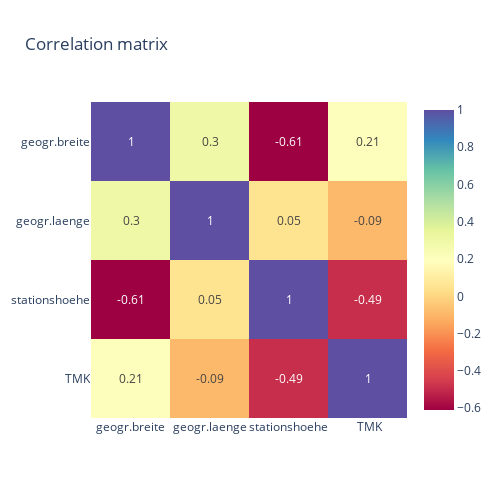

Notebook source saved alongside this figure:
### Code cell
corr_columns = ["geogr.breite", "geogr.laenge", "stationshoehe", " TMK"]
corr_data = data[corr_columns]
corr_data.corr()
corr = round(corr_data.corr(),2)

fig2 = px.imshow(corr,
                x=corr.columns,
                y=corr.columns,
                color_continuous_scale='Spectral',
                title='Correlation matrix',
                text_auto='True',
                width=500,
                height=500)
fig2.show()

### Figure 1 — Plotly figure (JSON) as saved in the notebook; plotly's stock layout.template omitted (floating-point values rounded to 4 significant figures)
{"data": [{"coloraxis": "coloraxis", "hovertemplate": "x: %{x}<br>y: %{y}<br>color: %{z}<extra></extra>", "name": "0", "texttemplate": "%{z:True}", "type": "heatmap", "x": ["geogr.breite", "geogr.laenge", "stationshoehe", " TMK"], "xaxis": "x", "y": ["geogr.breite", "geogr.laenge", "stationshoehe", " TMK"], "yaxis": "y", "z": [[1, 0.3, -0.61, 0.21], [0.3, 1, 0.05, -0.09], [-0.61, 0.05, 1, -0.49], [0.21, -0.09, -0.49, 1]]}], "layout": {"coloraxis": {"colorscale": [[0, "rgb(158,1,66)"], [0.1, "rgb(213,62,79)"], [0.2, "rgb(244,109,67)"], [0.3, "rgb(253,174,97)"], [0.4, "rgb(254,224,139)"], [0.5, "rgb(255,255,191)"], [0.6, "rgb(230,245,152)"], [0.7, "rgb(171,221,164)"], [0.8, "rgb(102,194,165)"], [0.9, "rgb(50,136,189)"], [1, "rgb(94,79,162)"]]}, "height": 500, "title": {"text": "Correlation matrix"}, "width": 500, "xaxis": {"anchor": "y", "constrain": "domain", "domain": [0, 1], "scaleanchor": "y"}, "yaxis": {"anchor": "x", "autorange": "reversed", "constrain": "domain", "domain": [0, 1]}}}
